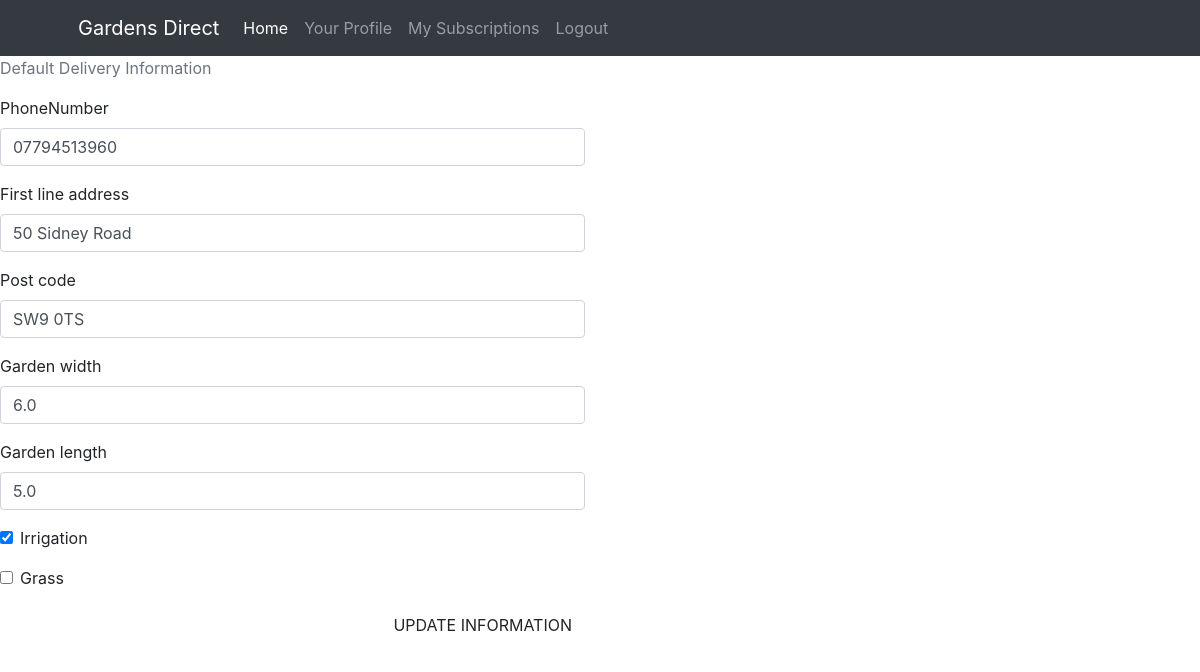
Screenshot of /profile/ (signed in) with the database file from the repository.
### profiles/models.py (models this page shows, shortened)
class UserProfile(models.Model):
    user = models.OneToOneField(User, on_delete=models.CASCADE)
    phoneNumber = models.CharField(max_length=20, null=True,blank=True)
    First_line_address = models.CharField(max_length=80,null=True,blank=True)
    Post_code = models.CharField(max_length=20,null=True,blank=True)
    garden_width = models.FloatField(default=0,blank=True)
    garden_length = models.FloatField(default=0,blank=True)
    irrigation = models.BooleanField(default=False)
    grass = models.BooleanField(default=False)
    quote = models.FloatField(default=0,editable=True,blank=True)

### profiles/views.py (the view)
# urls.py: path('profile/', include('profiles.urls')),
@login_required
def profile(request):
    profile = get_object_or_404(UserProfile,user=request.user)
    if request.method=='POST':
        form = UserProfileForm(request.POST,instance=profile)
        if form.is_valid():
            form.save()
            messages.success(request, 'Profile updated successfully')
            return redirect('/')
        else:
            messages.error(request,
                           ('update failed'))
    else:
        form = UserProfileForm(instance=profile)
    template = 'profiles/profile.html'
    context = {
        'form':form,
    }
    return render(request,template,context)

### profiles/forms.py
class UserProfileForm(forms.ModelForm):
    class Meta:
        model = UserProfile
        exclude = ('user','quote')
    def __init__(self, *args, **kwargs):
        super().__init__(*args, **kwargs)

### profiles/templates/profiles/profile.html (shortened to what this page needs)
{% extends "base.html" %}
{% load static %}
{% load crispy_forms_tags %}
{% block content %}
<div class="row">
    <div class="col-12 col-lg-6">
        <p class="text-muted">Default Delivery Information</p>
        <form class="mt-3" action="{% url 'profile' %}" method="POST" id="profile-update-form">
            {{ form|crispy }}
            <button class="btn btn-black rounded-0 text-uppercase float-right">Update Information</button>
        </form>
    </div>
{% endblock %}

### static/css/base.css (style rules this page uses)
html { height:100% }
body { font-family: 'Lato'; }

### rows the page displays
UserProfile: phoneNumber "07794513960", First_line_address "50 Sidney Road", Post_code "SW9 0TS", garden_width "6.0", garden_length "5.0", irrigation "☑"
